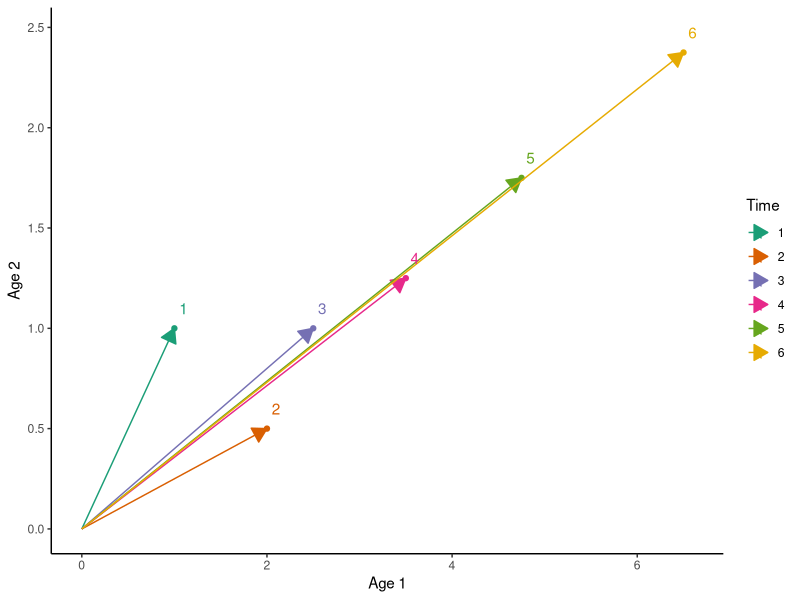
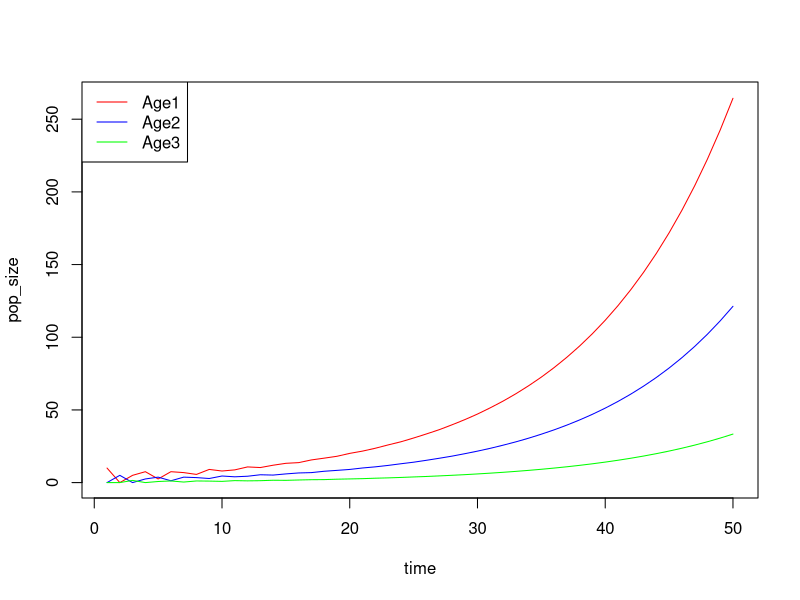
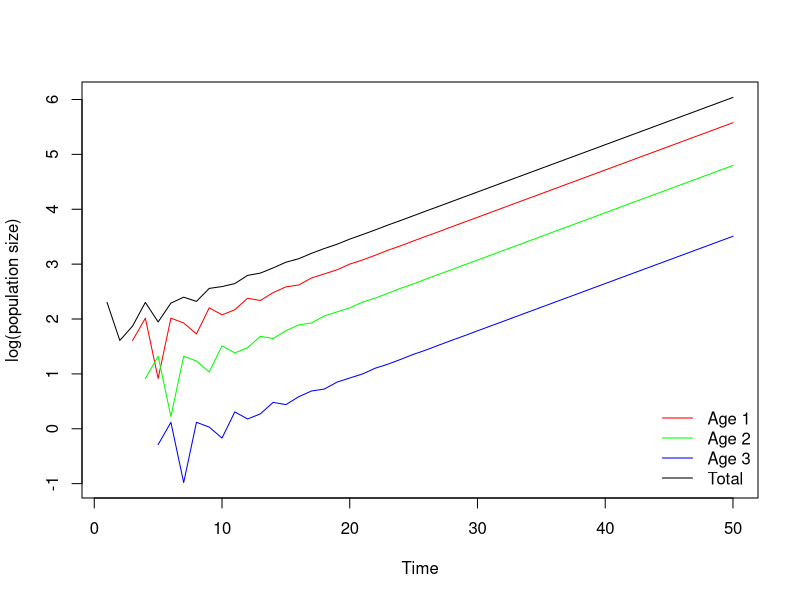

The R source for these figures, in order:
## ---- chunk 1
library(ggplot2)
Time = 6
A = matrix(c(1, 1, 0.5, 0), 2, 2, byrow=T)
N = matrix(0, Time, 2)
N[1, ] = c(1, 1)
for(i in 2:Time){
  N[i, ] = A %*% N[i-1, ]
}
Data = as.data.frame(N)
Data$Time = rep(1:Time)
Data$V1.start = 0
Data$V2.start = 0

ggplot(Data, aes(x=V1, y=V2, col=as.factor(Time))) + 
  geom_point() + 
  geom_segment(aes(x=V1.start, y=V2.start, xend=V1, yend=V2), 
               arrow=arrow(type="closed", length=unit(0.4,"cm"))) + 
  geom_text(aes(x=V1+0.1, y=V2+0.1, label=Time)) + 
  scale_color_brewer("Time", type="qual", palette=2) + 
  labs(x="Age 1", y="Age 2") +  
  theme_classic()

## ---- chunk 2
### Leslie matrix and initial age classes
leslie <- matrix(data = c(0, 1, 5,
                          0.5, 0, 0,
                          0, 0.3, 0),
                      nrow = 3,
                      ncol = 3,
                      byrow = T)

N0 <- c(10, 0, 0)

### for loop and matrix algebra
time <- 50
pop_size <- data.frame(Age1 = rep(0, time),
                       Age2 = rep(0, time),
                       Age3 = rep(0, time))
pop_size[1, ] <- N0

for (i in 2:time) {
  # Matrix multiplication
  pop_size[i, ] <- leslie %*% t(pop_size[i-1, ])
}

# Total abundance
pop_size$N <- rowSums(pop_size)

head(pop_size)

plot(c(1,time), c(0,265), type = "n", xlab = "time", ylab = "pop_size")
lines(1:time , pop_size$Age1, col = "red")
lines(1:time , pop_size$Age2, col = "blue")
lines(1:time , pop_size$Age3, col = "green")
legend("topleft",
       legend = c("Age1", "Age2", "Age3"),
       col = c("red", "blue", "green"),
       lty = 1)
## ---- chunk 3
matplot(x = 1:time, y = log(pop_size[, 1:4]), type = "l", lty = 1,
        col = c("red", "green", "blue", "black"),
        xlab = "Time", ylab = "log(population size)")
legend("bottomright", c("Age 1", "Age 2", "Age 3", "Total"), bty = "n",
       lty = 1 , col = c("red", "green", "blue", "black"))
## ---- chunk 4
### Asymptotic growth rate and stable age distribution

asymptotic_growth <- pop_size$N[time]/pop_size$N[time-1]
asymptotic_growth

age_distribution <- pop_size[time, 1:3]/sum(pop_size[time, 1:3])
age_distribution

### Eigen-analysis of the Leslie matrix
EIGEN <- eigen(leslie)
EIGEN
abs(EIGEN$values[1]) # dominant eigenvalue
as.numeric(EIGEN$vectors[, 1] / sum(EIGEN$vectors[, 1])) # corresponding eigenvector
